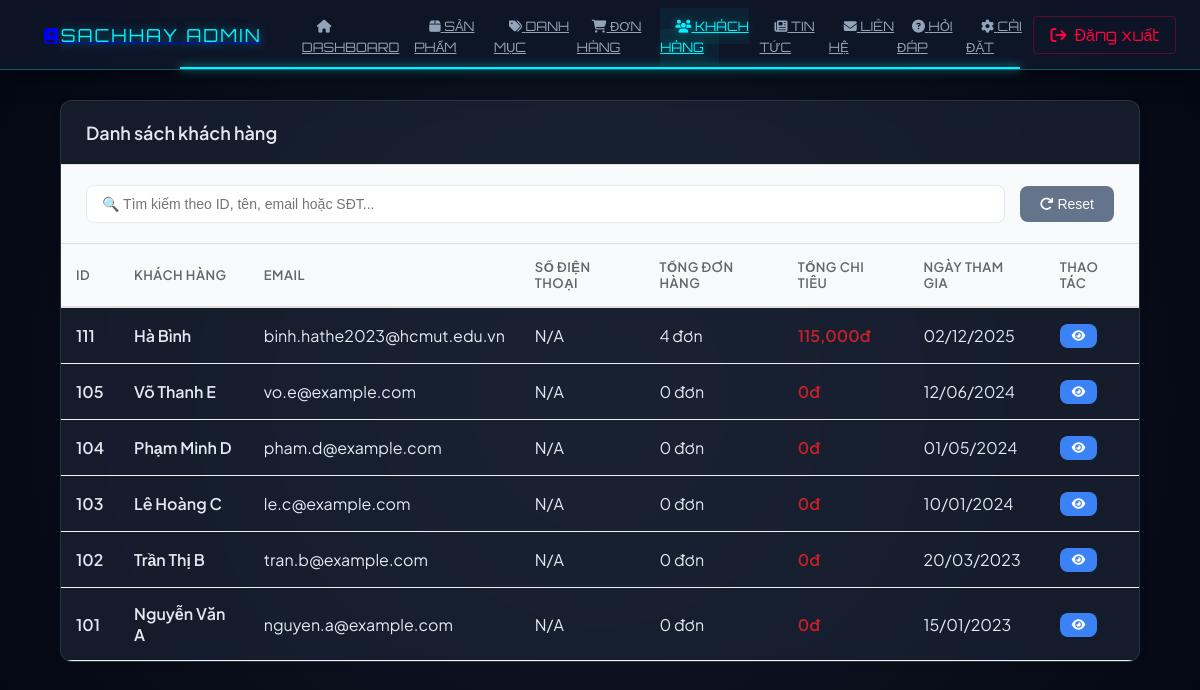
The app's page /admin/customers (signed in) with its own data.
### tables this page shows
CREATE TABLE `users` (
  `user_id` int(11) NOT NULL,
  `password` varchar(100) NOT NULL,
  `fullname` varchar(50) NOT NULL,
  `email` varchar(100) NOT NULL,
  `phone` varchar(20) DEFAULT NULL,
  `role` varchar(50) NOT NULL DEFAULT 'Customer',
  `note` text DEFAULT NULL,
  `created_date` date DEFAULT NULL
);

CREATE TABLE `customer` (
  `user_id` int(11) NOT NULL,
  `member_type` varchar(50) DEFAULT NULL,
  `total_fpoint` int(11) DEFAULT 0
);

### app/controllers/AdminController.php (called while the page is built, shortened)
<?php
class AdminController extends Controller {
    private $adminModel;
    public function __construct() {
        $this->adminModel = $this->model('Admin');
    }
    public function customers() {
        $data = [
            'title' => 'Quản lý Khách hàng',
            'page' => 'customers',
            'customers' => $this->adminModel->getAllCustomers(),
            'contentFile' => APP_ROOT . '/views/admin/customers/index.php'
        ];
        $this->view('admin/admin', $data);
    }
}

### app/core/App.php (called while the page is built, shortened)
<?php
class App {
    protected $method = "index";
    public function __construct() {
        $url = $this->parseURL();
        if(isset($url[0]) && !empty($url[0])) {
            $controllerFile = APP_ROOT . '/controllers/' . ucfirst($url[0]) . 'Controller.php';
            if(file_exists($controllerFile)) {
                unset($url[0]);
            } else {
                $this->redirectToLanding();
                return;
            }
        }
        $this->controller = new $this->controller;
        if(isset($url[1]) && !empty($url[1])) {
            if(method_exists($this->controller, $url[1])) {
                $this->method = $url[1];
                unset($url[1]);
            } else {
                $this->redirectToLanding();
                return;
            }
        }
        $this->params = $url ? array_values($url) : [];
        call_user_func_array([$this->controller, $this->method], $this->params);
    }
    private function parseURL() {
        if(isset($_GET["url"])) {
            return explode('/', filter_var(rtrim($_GET['url'], '/'), FILTER_SANITIZE_URL));
        }
        return [];
    }
}

### public/index.php (called while the page is built, shortened)
<?php
$app = new App();

### app/core/DB.php (called while the page is built, shortened)
<?php
class DB
{
    public $con;
    public function __construct()
    {
        $this->host = DB_HOST;
        $this->username = DB_USER;
        $this->password = DB_PASS;
        $this->dbname = DB_NAME;
        $this->port = DB_PORT;
        try {
            $this->con = new PDO(
                "mysql:host={$this->host};port={$this->port};dbname={$this->dbname};charset=utf8mb4",
                $this->username,
                $this->password,
                [
                    PDO::ATTR_ERRMODE => PDO::ERRMODE_EXCEPTION,
                    PDO::ATTR_DEFAULT_FETCH_MODE => PDO::FETCH_ASSOC,
                    PDO::ATTR_EMULATE_PREPARES => false
                ]
            );
        } catch (PDOException $e) {
            die("Connection failed: " . $e->getMessage());
        }
    }
    public function query($sql, $params = [])
    {
        $stmt = $this->con->prepare($sql);
        $stmt->execute($params);
        return $stmt;
    }
    public function all($sql, $params = [])
    {
        $stmt = $this->query($sql, $params);
        return $stmt->fetchAll();
    }
}

### app/models/Admin.php (called while the page is built, shortened)
<?php
class Admin extends DB {
    public function getAllCustomers() {
        $sql = "SELECT
                    u.user_id,
                    u.fullname,
                    u.email,
                    u.phone,
                    u.created_date,
                    c.member_type,
                    c.total_fpoint,
                    COUNT(DISTINCT o.order_id) as total_orders,
                    SUM(CASE WHEN o.status = 'completed' THEN o.total_amount ELSE 0 END) as total_spent
                FROM users u
                LEFT JOIN customer c ON u.user_id = c.user_id
                LEFT JOIN orders o ON u.user_id = o.user_id
                WHERE u.role = 'customer'
                GROUP BY u.user_id
                ORDER BY u.created_date DESC";
        return $this->all($sql);
    }
}

### app/views/admin/customers/index.php (the view, shortened to what this page needs)
<div class="admin-card">
    <div class="card-header-actions">
        <h2 class="card-title">Danh sách khách hàng</h2>
    </div>
    <div style="padding: 20px 25px; border-bottom: 1px solid #e0e0e0; background: #f9fafb;">
        <div style="display: flex; gap: 15px; align-items: center; flex-wrap: wrap;">
            <div style="flex: 1; min-width: 250px;">
                <input type="text"
                       id="searchCustomer"
                       placeholder="🔍 Tìm kiếm theo ID, tên, email hoặc SĐT..."
                       style="width: 100%; padding: 10px 15px; border: 1px solid #e2e8f0; border-radius: 8px; font-size: 14px;">
            </div>
            <button onclick="resetCustomerFilters()"
                    style="padding: 10px 20px; background: #64748b; color: white; border: none; border-radius: 8px; cursor: pointer; font-size: 14px;">
                <i class="fas fa-redo"></i> Reset
            </button>
        </div>
    </div>
    <div class="table-container">
        <table>
            <thead>
                <tr>
                    <th>ID</th>
                    <th>Khách hàng</th>
                    <th>Email</th>
                    <th>Số điện thoại</th>
                    <th>Tổng đơn hàng</th>
                    <th>Tổng chi tiêu</th>
                    <th>Ngày tham gia</th>
                    <th>Thao tác</th>
                </tr>
            </thead>
            <tbody>
                <?php if (!empty($customers)): ?>
                    <?php foreach($customers as $customer): ?>
                    <tr>
                        <td class="fw-bold"><?= $customer['user_id'] ?></td>
                        <td>
                            <div class="customer-info">
                                <div>
                                    <div class="fw-bold"><?= htmlspecialchars($customer['fullname']) ?></div>
                                </div>
                            </div>
                        </td>
                        <td><?= htmlspecialchars($customer['email']) ?></td>
                        <td><?= htmlspecialchars($customer['phone'] ?? 'N/A') ?></td>
                        <td><?= $customer['total_orders'] ?? 0 ?> đơn</td>
                        <td class="text-danger fw-bold">
                            <?= number_format($customer['total_spent'] ?? 0) ?>đ
                        </td>
                        <td><?= $customer['created_date'] ? date('d/m/Y', strtotime($customer['created_date'])) : 'N/A' ?></td>
                        <td>
                            <a href="<?= BASE_URL ?>admin/customerDetail/<?= $customer['user_id'] ?>"
                               class="btn btn-info btn-sm">
                                <i class="fas fa-eye"></i>
                            </a>
                        </td>
                    </tr>
                    <?php endforeach; ?>
                <?php endif; ?>
            </tbody>
        </table>
    </div>
</div>

### app/views/admin/admin.php (style rules this page uses)
* { margin: 0; padding: 0; box-sizing: border-box; }
:root { --neon-cyan: #00f2ff; --neon-purple: #7000ff; --neon-red: #ff003c; --space-bg: #030712; --glass-bg: rgba(15, 23, 42, 0.9); --transition: all 0.3s ease; }
body { font-family: 'Plus Jakarta Sans', sans-serif; background-color: var(--space-bg); background-image: radial-gradient(circle at 50% 50%, #111827 0%, #030712 100%); color: #e2e8f0; display: flex; flex-direction: column; min-height: 100vh; }
.card, .admin-card { background: rgba(30, 41, 59, 0.6) !important; backdrop-filter: blur(10px); border: 1px solid rgba(255, 255, 255, 0.1) !important; border-radius: 12px !important; box-shadow: 0 10px 30px rgba(0,0,0,0.4); }

### app/views/admin/customers/index.php (style rules this page uses)
.admin-card { background: white; border-radius: 12px; box-shadow: 0 2px 8px rgba(0,0,0,0.08); overflow: hidden; margin-bottom: 30px; }
.card-header-actions { display: flex; justify-content: space-between; align-items: center; padding: 20px 25px; border-bottom: 1px solid #e0e0e0; }
.card-title { font-size: 18px; font-weight: 600; margin: 0; }
.table-container { overflow-x: auto; }
table { width: 100%; border-collapse: collapse; }
thead { background: #f8f9fa; }
th { padding: 15px; text-align: left; font-weight: 600; font-size: 13px; color: #666; text-transform: uppercase; letter-spacing: 0.5px; border-bottom: 2px solid #e0e0e0; }
td { padding: 15px; border-bottom: 1px solid #f0f0f0; vertical-align: middle; }
.btn { padding: 8px 16px; border-radius: 8px; border: none; font-weight: 500; cursor: pointer; transition: all 0.3s; text-decoration: none; display: inline-flex; align-items: center; gap: 6px; font-size: 13px; }
.btn-sm { padding: 6px 12px; font-size: 12px; }
.btn-info { background: #3b82f6; color: white; }
.text-danger { color: #c92127; }
.fw-bold { font-weight: 600; }
.customer-info { display: flex; align-items: center; gap: 12px; }

### records on screen
users: user_id "111", fullname "Hà Bình", email "binh.hathe2023@hcmut.edu.vn", phone "N/A", total_orders "4", total_spent "115,000", created_date "02/12/2025"
customer: user_id.user_id "105", user_id.fullname "Võ Thanh E", user_id.email "vo.e@example.com", user_id.phone "N/A", total_orders "0", total_spent "0", user_id.created_date "12/06/2024"
customer: user_id.user_id "104", user_id.fullname "Phạm Minh D", user_id.email "pham.d@example.com", user_id.phone "N/A", total_orders "0", total_spent "0", user_id.created_date "01/05/2024"
customer: user_id.user_id "103", user_id.fullname "Lê Hoàng C", user_id.email "le.c@example.com", user_id.phone "N/A", total_orders "0", total_spent "0", user_id.created_date "10/01/2024"
customer: user_id.user_id "102", user_id.fullname "Trần Thị B", user_id.email "tran.b@example.com", user_id.phone "N/A", total_orders "0", total_spent "0", user_id.created_date "20/03/2023"
customer: user_id.user_id "101", user_id.fullname "Nguyễn Văn A", user_id.email "nguyen.a@example.com", user_id.phone "N/A", total_orders "0", total_spent "0", user_id.created_date "15/01/2023"
